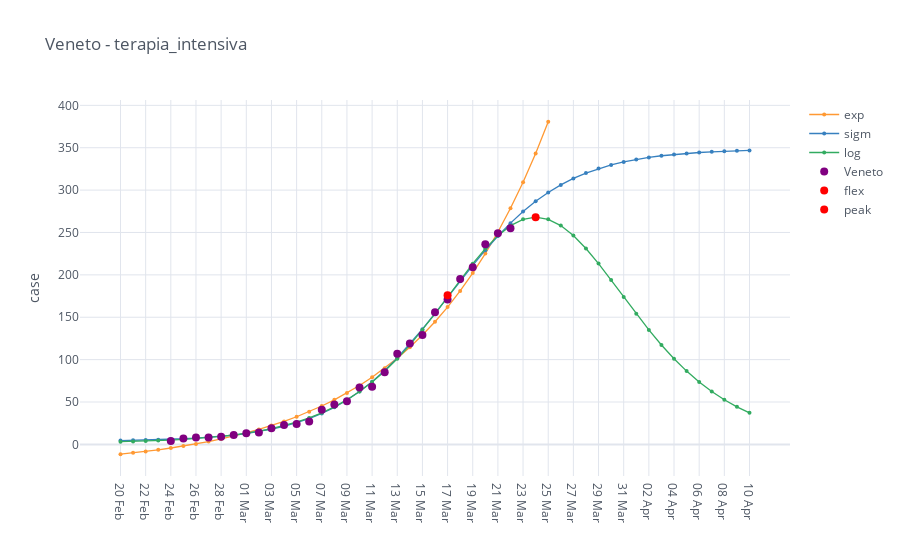

The notebook cell saved with this chart:
### Code cell
import cufflinks as cf
cf.go_offline()
cf.set_config_file(offline=False, world_readable=True)
import mytools.plot as mpl
import mytools.dataio as io


region = 'Veneto'
category = 'terapia_intensiva'

regions = io.italy_load_regions([region])

intensive = io.italy_regions_filter_by_category(regions, category)

mpl.iplot_analysis_plot(intensive, title=region+' - '+category)

### Figure 1 — Plotly figure (JSON) as saved in the notebook; plotly's stock layout.template omitted (floating-point values rounded to 4 significant figures)
{"data": [{"line": {"color": "rgba(255, 153, 51, 1.0)", "dash": "solid", "shape": "linear", "width": 1.3}, "marker": {"size": 4, "symbol": "circle"}, "mode": "lines+markers", "name": "exp", "text": "", "type": "scatter", "x": ["20 Feb", "21 Feb", "22 Feb", "23 Feb", "24 Feb", "25 Feb", "26 Feb", "27 Feb", "28 Feb", "29 Feb", "01 Mar", "02 Mar", "03 Mar", "04 Mar", "05 Mar", "06 Mar", "07 Mar", "08 Mar", "09 Mar", "10 Mar", "11 Mar", "12 Mar", "13 Mar", "14 Mar", "15 Mar", "16 Mar", "17 Mar", "18 Mar", "19 Mar", "20 Mar", "21 Mar", "22 Mar", "23 Mar", "24 Mar", "25 Mar", "26 Mar", "27 Mar", "28 Mar", "29 Mar", "30 Mar", "31 Mar", "01 Apr", "02 Apr", "03 Apr", "04 Apr", "05 Apr", "06 Apr", "07 Apr", "08 Apr", "09 Apr", "10 Apr"], "y": [-11.59, -10.02, -8.286, -6.382, -4.286, -1.98, 0.5596, 3.355, 6.431, 9.818, 13.55, 17.65, 22.17, 27.14, 32.61, 38.63, 45.27, 52.56, 60.6, 69.44, 79.18, 89.89, 101.7, 114.7, 129.0, 144.7, 162.0, 181.1, 202.1, 225.2, 250.6, 278.6, 309.4, 343.3, 380.6, "", "", "", "", "", "", "", "", "", "", "", "", "", "", "", ""]}, {"line": {"color": "rgba(55, 128, 191, 1.0)", "dash": "solid", "shape": "linear", "width": 1.3}, "marker": {"size": 4, "symbol": "circle"}, "mode": "lines+markers", "name": "sigm", "text": "", "type": "scatter", "x": ["20 Feb", "21 Feb", "22 Feb", "23 Feb", "24 Feb", "25 Feb", "26 Feb", "27 Feb", "28 Feb", "29 Feb", "01 Mar", "02 Mar", "03 Mar", "04 Mar", "05 Mar", "06 Mar", "07 Mar", "08 Mar", "09 Mar", "10 Mar", "11 Mar", "12 Mar", "13 Mar", "14 Mar", "15 Mar", "16 Mar", "17 Mar", "18 Mar", "19 Mar", "20 Mar", "21 Mar", "22 Mar", "23 Mar", "24 Mar", "25 Mar", "26 Mar", "27 Mar", "28 Mar", "29 Mar", "30 Mar", "31 Mar", "01 Apr", "02 Apr", "03 Apr", "04 Apr", "05 Apr", "06 Apr", "07 Apr", "08 Apr", "09 Apr", "10 Apr"], "y": [4.519, 4.777, 5.1, 5.502, 6.002, 6.624, 7.398, 8.359, 9.551, 11.03, 12.85, 15.1, 17.87, 21.26, 25.4, 30.42, 36.47, 43.7, 52.28, 62.33, 73.96, 87.22, 102.1, 118.4, 136.0, 154.5, 173.5, 192.6, 211.3, 229.1, 245.8, 261.0, 274.7, 286.8, 297.2, 306.2, 313.7, 320.1, 325.4, 329.7, 333.3, 336.2, 338.6, 340.5, 342.1, 343.3, 344.3, 345.2, 345.8, 346.4, 346.8]}, {"line": {"color": "rgba(50, 171, 96, 1.0)", "dash": "solid", "shape": "linear", "width": 1.3}, "marker": {"size": 4, "symbol": "circle"}, "mode": "lines+markers", "name": "log", "text": "", "type": "scatter", "x": ["20 Feb", "21 Feb", "22 Feb", "23 Feb", "24 Feb", "25 Feb", "26 Feb", "27 Feb", "28 Feb", "29 Feb", "01 Mar", "02 Mar", "03 Mar", "04 Mar", "05 Mar", "06 Mar", "07 Mar", "08 Mar", "09 Mar", "10 Mar", "11 Mar", "12 Mar", "13 Mar", "14 Mar", "15 Mar", "16 Mar", "17 Mar", "18 Mar", "19 Mar", "20 Mar", "21 Mar", "22 Mar", "23 Mar", "24 Mar", "25 Mar", "26 Mar", "27 Mar", "28 Mar", "29 Mar", "30 Mar", "31 Mar", "01 Apr", "02 Apr", "03 Apr", "04 Apr", "05 Apr", "06 Apr", "07 Apr", "08 Apr", "09 Apr", "10 Apr"], "y": [3.147, 3.507, 3.944, 4.474, 5.117, 5.897, 6.842, 7.988, 9.373, 11.05, 13.07, 15.51, 18.44, 21.96, 26.18, 31.21, 37.19, 44.26, 52.58, 62.29, 73.52, 86.39, 100.9, 117.2, 134.9, 153.9, 173.8, 193.8, 213.2, 231.0, 246.3, 258.1, 265.5, 268.0, 265.5, 258.1, 246.4, 231.1, 213.3, 193.9, 173.9, 154.1, 135.0, 117.3, 101.0, 86.47, 73.59, 62.34, 52.63, 44.31, 37.23]}, {"line": {"color": "rgba(128, 0, 128, 1.0)", "dash": "solid", "shape": "linear", "width": 1.3}, "marker": {"size": 8, "symbol": "circle"}, "mode": "markers", "name": "Veneto", "text": "", "type": "scatter", "x": ["20 Feb", "21 Feb", "22 Feb", "23 Feb", "24 Feb", "25 Feb", "26 Feb", "27 Feb", "28 Feb", "29 Feb", "01 Mar", "02 Mar", "03 Mar", "04 Mar", "05 Mar", "06 Mar", "07 Mar", "08 Mar", "09 Mar", "10 Mar", "11 Mar", "12 Mar", "13 Mar", "14 Mar", "15 Mar", "16 Mar", "17 Mar", "18 Mar", "19 Mar", "20 Mar", "21 Mar", "22 Mar", "23 Mar", "24 Mar", "25 Mar", "26 Mar", "27 Mar", "28 Mar", "29 Mar", "30 Mar", "31 Mar", "01 Apr", "02 Apr", "03 Apr", "04 Apr", "05 Apr", "06 Apr", "07 Apr", "08 Apr", "09 Apr", "10 Apr"], "y": ["", "", "", "", 4.0, 7.0, 8.0, 8.0, 9.0, 11.0, 13.0, 14.0, 19.0, 23.0, 24.0, 27.0, 41.0, 47.0, 51.0, 67.0, 68.0, 85.0, 107.0, 119.0, 129.0, 156.0, 171.0, 195.0, 209.0, 236.0, 249.0, 255.0, "", "", "", "", "", "", "", "", "", "", "", "", "", "", "", "", "", "", ""]}, {"marker": {"color": "rgba(255, 0, 0, 125)", "size": 8}, "mode": "markers", "name": "flex", "type": "scatter", "x": ["17 Mar"], "y": [176.0]}, {"marker": {"color": "rgba(255, 0, 0, 125)", "size": 8}, "mode": "markers", "name": "peak", "type": "scatter", "x": ["24 Mar"], "y": [268.0]}], "layout": {"legend": {"bgcolor": "#FFFFFF", "font": {"color": "#4D5663"}}, "paper_bgcolor": "#FFFFFF", "plot_bgcolor": "#FFFFFF", "title": {"font": {"color": "#4D5663"}, "text": "Veneto - terapia_intensiva"}, "xaxis": {"gridcolor": "#E1E5ED", "showgrid": true, "tickfont": {"color": "#4D5663"}, "title": {"font": {"color": "#4D5663"}, "text": ""}, "zerolinecolor": "#E1E5ED"}, "yaxis": {"gridcolor": "#E1E5ED", "showgrid": true, "tickfont": {"color": "#4D5663"}, "title": {"font": {"color": "#4D5663"}, "text": "case"}, "zerolinecolor": "#E1E5ED"}}}
